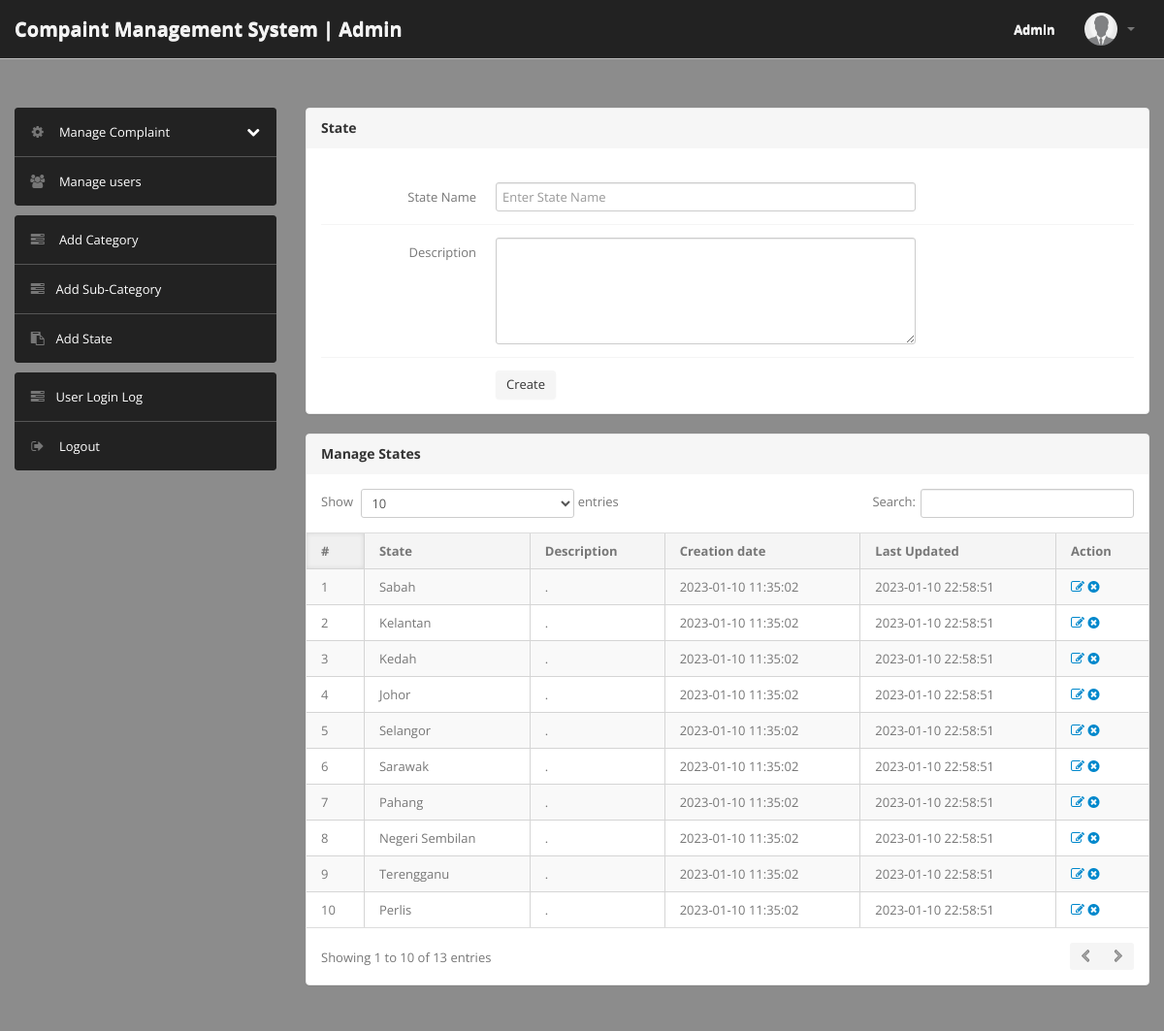
The app's page /admin/state.php (signed in) with its own data.
### tables this page shows
CREATE TABLE `state` (
  `id` int(11) NOT NULL,
  `stateName` varchar(255) DEFAULT NULL,
  `stateDescription` tinytext,
  `postingDate` timestamp NULL DEFAULT CURRENT_TIMESTAMP,
  `updationDate` timestamp NULL DEFAULT NULL ON UPDATE CURRENT_TIMESTAMP
);

### admin/state.php (the view, shortened to what this page needs)
<?php
include('include/config.php');
if(strlen($_SESSION['alogin'])==0)
	{
header('location:index.php');
}
else{
?>
<!DOCTYPE html>
<html lang="en">
<head>
	<link type="text/css" href="bootstrap/css/bootstrap.min.css" rel="stylesheet">
	<link type="text/css" href="bootstrap/css/bootstrap-responsive.min.css" rel="stylesheet">
	<link type="text/css" href="css/theme.css" rel="stylesheet">
	<link type="text/css" href="images/icons/css/font-awesome.css" rel="stylesheet">
</head>
<body>
<?php include('include/header.php');?>
	<div class="wrapper">
		<div class="container">
			<div class="row">
<?php include('include/sidebar.php');?>
			<div class="span9">
					<div class="content">
						<div class="module">
							<div class="module-head">
								<h3>State</h3>
							</div>
							<div class="module-body">
									<br />
			<form class="form-horizontal row-fluid" name="Category" method="post" >
<div class="control-group">
<label class="control-label" for="basicinput">State Name</label>
<div class="controls">
<input type="text" placeholder="Enter State Name"  name="state" class="span8 tip" required>
</div>
</div>
<div class="control-group">
											<label class="control-label" for="basicinput">Description</label>
											<div class="controls">
												<textarea class="span8" name="description" rows="5"></textarea>
											</div>
										</div>
	<div class="control-group">
											<div class="controls">
												<button type="submit" name="submit" class="btn">Create</button>
											</div>
										</div>
									</form>
							</div>
						</div>
	<div class="module">
							<div class="module-head">
								<h3>Manage States</h3>
							</div>
							<div class="module-body table">
								<table cellpadding="0" cellspacing="0" border="0" class="datatable-1 table table-bordered table-striped	 display" width="100%">
									<thead>
										<tr>
											<th>#</th>
											<th>State</th>
											<th>Description</th>
											<th>Creation date</th>
											<th>Last Updated</th>
											<th>Action</th>
										</tr>
									</thead>
									<tbody>
<?php $query=mysqli_query($con,"select * from state");
$cnt=1;
while($row=mysqli_fetch_array($query))
{
?>
										<tr>
											<td><?php echo htmlentities($cnt);?></td>
											<td><?php echo htmlentities($row['stateName']);?></td>
											<td><?php echo htmlentities($row['stateDescription']);?></td>
											<td> <?php echo htmlentities($row['postingDate']);?></td>
											<td><?php echo htmlentities($row['updationDate']);?></td>
											<td>
											<a href="edit-state.php?id=<?php echo $row['id']?>" ><i class="icon-edit"></i></a>
											<a href="state.php?id=<?php echo $row['id']?>&del=delete" onClick="return confirm('Are you sure you want to delete?')"><i class="icon-remove-sign"></i></a></td>
										</tr>
										<?php $cnt=$cnt+1; } ?>
								</table>
							</div>
						</div>
					</div>
				</div>
			</div>
		</div>
	</div>
</body>
<?php } ?>

### records on screen
state: stateName "Sabah", stateDescription ".", postingDate "2023-01-10 11:35:02", updationDate "2023-01-10 22:58:51"
state: stateName "Kelantan", stateDescription ".", postingDate "2023-01-10 11:35:02", updationDate "2023-01-10 22:58:51"
state: stateName "Kedah", stateDescription ".", postingDate "2023-01-10 11:35:02", updationDate "2023-01-10 22:58:51"
state: stateName "Johor", stateDescription ".", postingDate "2023-01-10 11:35:02", updationDate "2023-01-10 22:58:51"
state: stateName "Selangor", stateDescription ".", postingDate "2023-01-10 11:35:02", updationDate "2023-01-10 22:58:51"
state: stateName "Sarawak", stateDescription ".", postingDate "2023-01-10 11:35:02", updationDate "2023-01-10 22:58:51"
state: stateName "Pahang", stateDescription ".", postingDate "2023-01-10 11:35:02", updationDate "2023-01-10 22:58:51"
state: stateName "Negeri Sembilan", stateDescription ".", postingDate "2023-01-10 11:35:02", updationDate "2023-01-10 22:58:51"
state: stateName "Terengganu", stateDescription ".", postingDate "2023-01-10 11:35:02", updationDate "2023-01-10 22:58:51"
state: stateName "Perlis", stateDescription ".", postingDate "2023-01-10 11:35:02", updationDate "2023-01-10 22:58:51"
